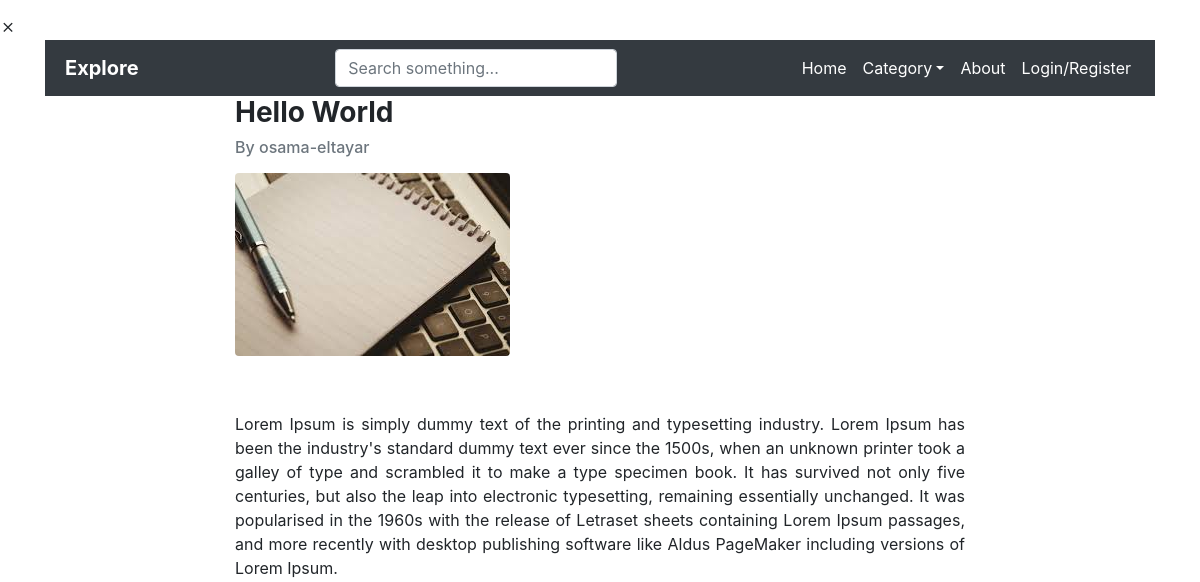
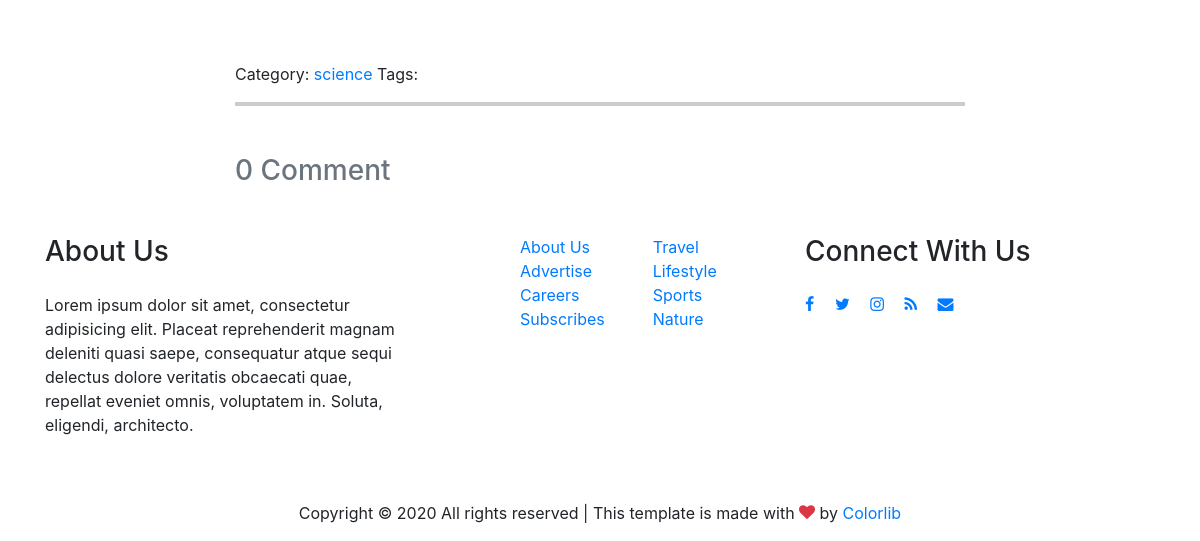
/posts/4/, run on an earlier commit of the app's database (2 pictures, top to bottom).
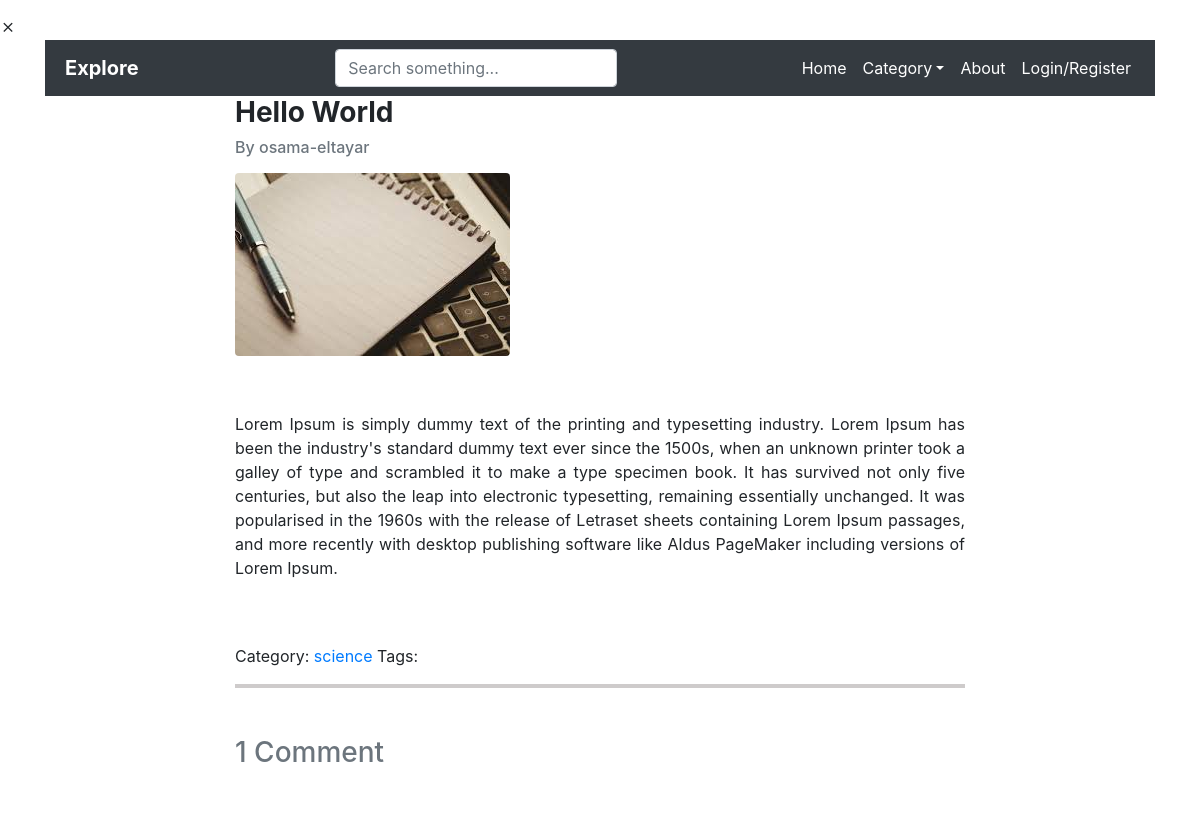
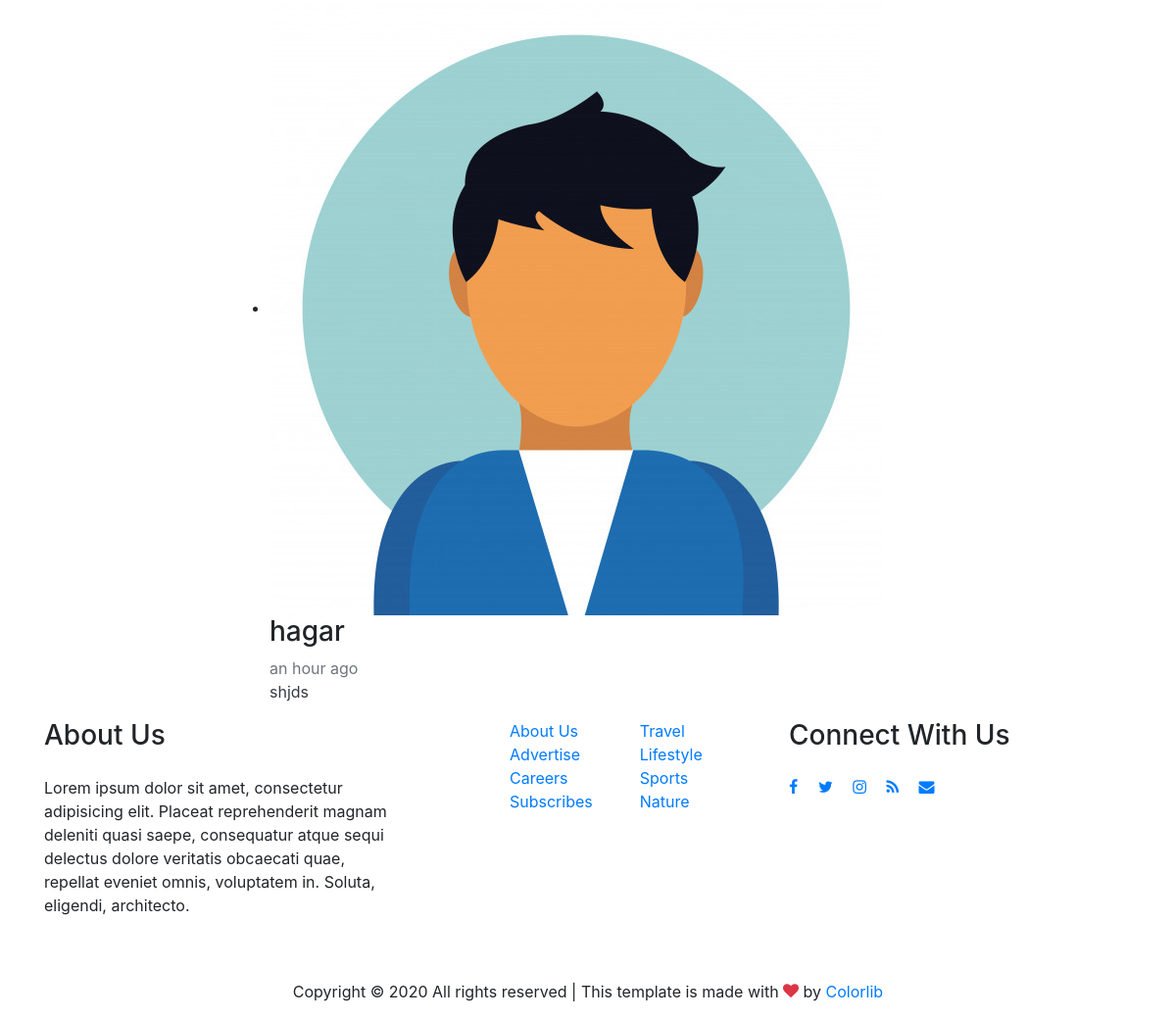
And on a later commit of the database (2 pictures, top to bottom).
### Posts/models.py (models this page shows, shortened)
class Post(models.Model):
	title = models.CharField(max_length=100)
	body = models.TextField()
	date = models.DateTimeField(auto_now_add=True)
	cat_name =models.ForeignKey(Category, on_delete=models.DO_NOTHING)
	author = models.ForeignKey(User, on_delete=models.CASCADE, default=None)
	thumbnail = models.ImageField(default='default.png', blank=True)
	tag_name = models.ManyToManyField(Tags,db_table="PostTags" )

class Category(models.Model):
	name = models.CharField(max_length=20)
	def __str__(self):
		return self.name

class Comments(models.Model):
	post_name = models.ForeignKey(Post, on_delete=models.CASCADE)
	user_name = models.ForeignKey(User, on_delete=models.CASCADE, default=None)
	content = models.CharField(max_length=200)
	date=models.DateTimeField(auto_now_add=True)

### Posts/views.py (the view)
# urls.py: url(r'^(?P<postid>[\w]+)/$', views.displayPost),
def displayPost(request,postid):#osama will rewrite this function to be simple
	post = Post.objects.get(id=postid)
	cats = Category.objects.all()
	comments = Comments.objects.filter(post_name_id=postid)
	cats = Category.objects.all()
	data = []
	for comment in comments :
		try:
			rels=[]
			reply = Reply.objects.filter(comment_name_id=comment.id)
			for r in reply :
				rels.append(r)
			dic = {'comm':comment , 'rep':rels[:]}
		except Exception as e:
			dic={'comm':comment }
		finally:
			data.append(dic)
	context={'post':post,'data':data,'cats':cats}
	return render(request, 'posts/single.html',context)

### Posts/templates/posts/single.html (shortened to what this page needs)
{% extends "./base.html" %}
{% load static %}
{% load humanize %}
{% block content %}
<section class="site-section py-lg">
    <div class="container">
        <div class="row blog-entries element-animate">
            <div class="col-lg-2"></div>
            <div class="col-md-12 col-lg-8 main-content">
                <h3><strong>{{post.title}}</strong></h3>
                <h6><a href="/posts/showuser/{{post.author_id}}" class="text-secondary"> By {{post.author}}</a></h6>
                <div class="post-content-body">
                    <div class="row mb-5 mt-3">
                        <div class="col-md-12 mb-2">
                            {% if post.thumbnail.url != "/media/default.png" %}
                            <img src="{{post.thumbnail.url}}" alt="Image placeholder" class="img-fluid rounded">
                            {% endif %}
                        </div>
                    </div>
                    <p class="text-justify">{{post.body}} </p>
                </div>
                <div class="pt-5">
                    <p>Category:  <a href="/posts/listcat/{{post.cat_name_id}}">{{post.cat_name}}</a>
                      Tags:
                    </p>
                </div>
                <div style="border: 2px solid #cecbcb;">
              </div>
                <div class="pt-5">
                    <h3 class="mb-5 text-secondary">{{data|length}} Comment</h3>
                    <ul class="comment-list">
                        {% for d in data %}
                        <li class="comment">
                            <div class="vcard">
                                <img src="{% static 'publicStatic/images/avatar.jpg' %}" alt="Image placeholder">
                            </div>
                            <div class="comment-body">
                                <h3>{{d.comm.user_name}}</h3>
                                <div class="meta text-secondary ">{{d.comm.date|naturaltime}}</div>
                                <p class="text-dark">{{d.comm.content}}</p>
                        </li>
                        {% endfor%}
                    </ul>
                </div>
            </div>
        </div>
    </div>
</section>
{% endblock %}

### Posts/templates/posts/base.html (shortened to what this page needs)
{% load static %}
{% load humanize %}
<!DOCTYPE html>
<html lang="en">
    <head>
        <link rel="stylesheet" href="{% static 'publicStatic/fonts/icomoon/style.css' %}">
        <link rel="stylesheet" href="{% static 'publicStatic/css/bootstrap.min.css' %}">
        <link rel="stylesheet" href="{% static 'publicStatic/css/magnific-popup.css' %}">
        <link rel="stylesheet" href="{% static 'publicStatic/css/jquery-ui.css' %}">
        <link rel="stylesheet" href="{% static 'publicStatic/css/owl.carousel.min.css' %}">
        <link rel="stylesheet" href="{% static 'publicStatic/css/owl.theme.default.min.css' %}">
        <link rel="stylesheet" href="{% static 'publicStatic/css/bootstrap-datepicker.css' %}">
        <link rel="stylesheet" href="{% static 'publicStatic/fonts/flaticon/font/flaticon.css' %}">
        <link rel="stylesheet" href="{% static 'publicStatic/css/aos.css' %}">
        <link rel="stylesheet" href="{% static 'publicStatic/css/style.css' %}">
    </head>
    <body>
        <div class="site-wrap">
            <div class="site-mobile-menu">
                <div class="site-mobile-menu-header">
                    <div class="site-mobile-menu-close mt-3">
                        <span class="icon-close2 js-menu-toggle"></span>
                    </div>
                </div>
            </div>
            <header class="header-area">
                <div class="container">
                    <div class="row">
                        <div class="col-12">
                            <nav class="navbar navbar-expand-lg navbar-dark bg-dark text-white">
                                <a class="navbar-brand px-1" href="/posts">
                                    <strong>Explore</strong>
                                </a>
                                <div class="navbar-collapse collapse show" id="worldNav" style="">
                                    <div id="search-wrapper" class="ml-auto">
                                        <form method="get" action="/posts/searchResult">
                                            <input class="form-control mr-sm-2" type="text" placeholder="Search something..." name="requiredSearch">
                                        </form>
                                    </div>
                                    <ul class="navbar-nav ml-auto">
                                        <li class="nav-item active">
                                            <a class="nav-link" href="/posts/">Home <span class="sr-only">(current)</span></a>
                                        </li>
                                        <li class="nav-item dropdown">
                                            <a class="nav-link dropdown-toggle text-white" href="#" id="navbarDropdown" role="button" data-toggle="dropdown" aria-haspopup="true" aria-expanded="false">Category</a>
                                        </li>
                                        <li class="nav-item">
                                            <a class="nav-link text-white" href="about">About</a>
                                        </li>
                                        <li class="nav-item">
                                            {% if request.user.is_authenticated %}
                                                <span class="nav-link text-white"><a href="/logout" class="text-white py-2 px-1">Logout</a></span>
                                            {% else %}
                                                <span class="nav-link text-white"><a href="/login" class="text-white">Login</a>/<a href="/register" class="text-white">Register</a></span>
                                            {% endif %}
                                        </li>
                                    </ul>
                                </div>
                            </nav>
                        </div>
                    </div>
                </div>
            </header>
            {% block content %}
            {% endblock %}
            <div class="site-footer">
                <div class="container">
                    <div class="row mb-5">
                        <div class="col-md-4">
                            <h3 class="footer-heading mb-4">About Us</h3>
                            <p>Lorem ipsum dolor sit amet, consectetur adipisicing elit. Placeat reprehenderit magnam deleniti quasi saepe, consequatur atque sequi delectus dolore veritatis obcaecati quae, repellat eveniet omnis, voluptatem in. Soluta, eligendi, architecto.</p>
                        </div>
                        <div class="col-md-3 ml-auto">
                            <ul class="list-unstyled float-left mr-5">
                                <li><a href="#">About Us</a></li>
                                <li><a href="#">Advertise</a></li>
                                <li><a href="#">Careers</a></li>
                                <li><a href="#">Subscribes</a></li>
                            </ul>
                            <ul class="list-unstyled float-left">
                                <li><a href="#">Travel</a></li>
                                <li><a href="#">Lifestyle</a></li>
                                <li><a href="#">Sports</a></li>
                                <li><a href="#">Nature</a></li>
                            </ul>
                        </div>
                        <div class="col-md-4">
                            <div>
                                <h3 class="footer-heading mb-4">Connect With Us</h3>
                                <p>
                                    <a href="#"><span class="icon-facebook pt-2 pr-2 pb-2 pl-0"></span></a>
                                    <a href="#"><span class="icon-twitter p-2"></span></a>
                                    <a href="#"><span class="icon-instagram p-2"></span></a>
                                    <a href="#"><span class="icon-rss p-2"></span></a>
                                    <a href="#"><span class="icon-envelope p-2"></span></a>
                                </p>
                            </div>
                        </div>
                    </div>
                    <div class="row">
                        <div class="col-12 text-center">
                            <p>
                                Copyright &copy; <script>document.write(new Date().getFullYear());</script> All rights reserved | This template is made with <i class="icon-heart text-danger" aria-hidden="true"></i> by <a href="https://colorlib.com" target="_blank" >Colorlib</a>
                            </p>
                        </div>
                    </div>
                </div>
            </div>
        </div>
    </body>
</html>

### Posts/templates/posts/base.html (style rules this page uses)
.post-content-body { position: relative; }
.comment-body { position: relative; }

What changed in the data, as far as the page shows it:
added Comments: comm.user_name "hagar", comm "an hour ago", comm.content "shjds"
Also different on the page:
{{ data|length }}: "0" → "1"
